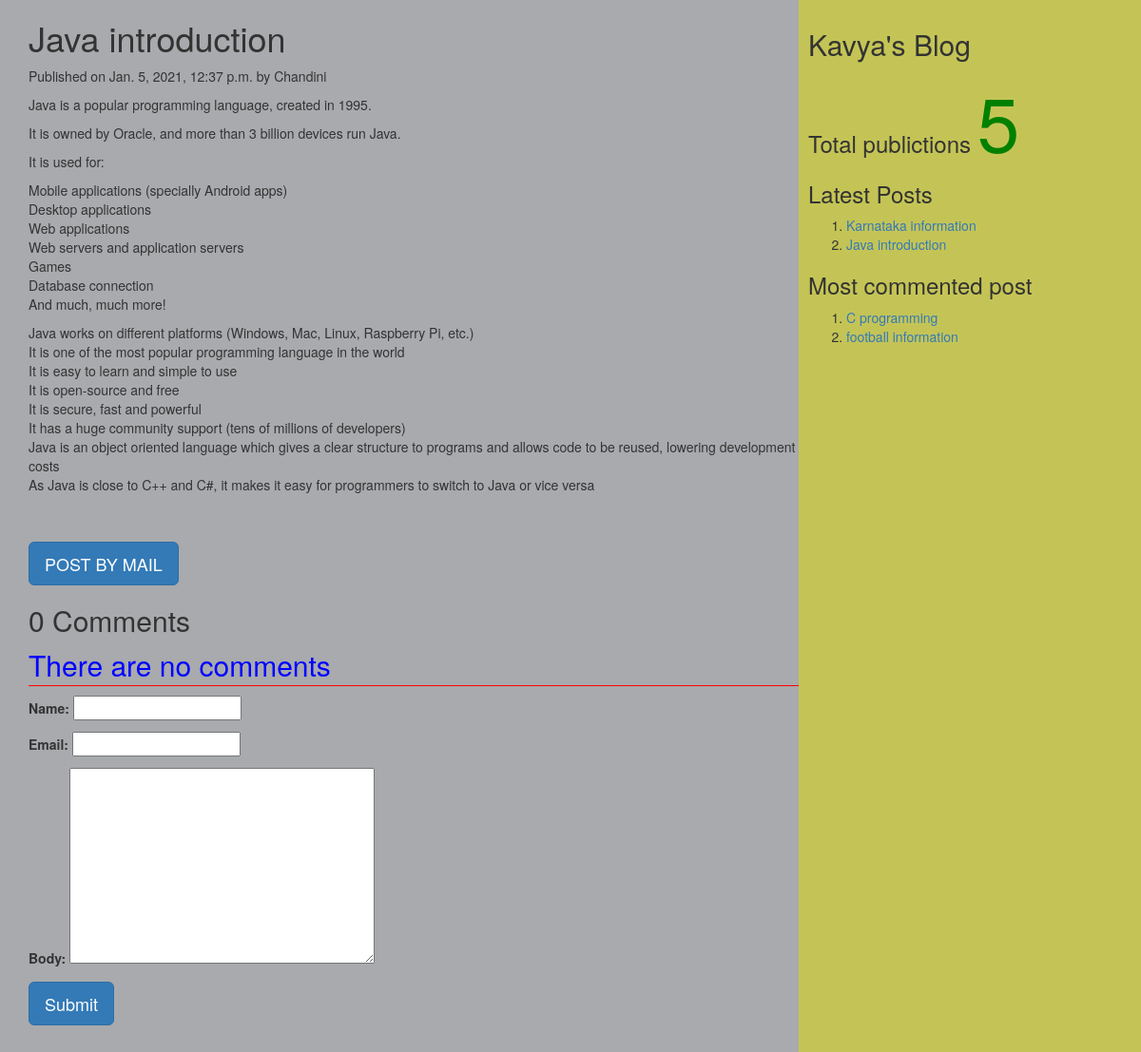
Screenshot of /2021/01/05/java-introduction with the database file from the repository.
### myApp/models.py (models this page shows, shortened)
class Post(models.Model):
    tags=TaggableManager()
    STATUS_CHOICES=(('draft','Draft'),('published','Published'))
    title=models.CharField(max_length=256)
    slug=models.SlugField(max_length=264,unique_for_date='publish')
    author=models.ForeignKey(User,related_name='blog_posts',on_delete=models.CASCADE)
    body=models.TextField()
    publish=models.DateTimeField(default=timezone.now)
    created=models.DateTimeField(auto_now_add=True)
    updated=models.DateTimeField(auto_now=True)
    status=models.CharField(max_length=10,choices=STATUS_CHOICES,default='draft')
    objects=CustomManager()
    class Meta:
        ordering=('-publish',)
    def get_absolute_url(self):
        return reverse('post_detail',args=[self.publish.year,self.publish.strftime('%m'),self.publish.strftime('%d'),self.slug])

### myApp/views.py (the view, shortened to what this page needs)
# urls.py: url(r'(?P<year>\d{4})/(?P<month>\d{2})/(?P<day>\d{2})/(?P<post>[-\w]+)',views.post_detail_view,name='post_detail'),
def post_detail_view(request,year,month,day,post):
    post=get_object_or_404(Post,slug=post,publish__year=year,publish__month=month,publish__day=day)
    comments=post.comments.filter(active=True)
    csubmit=False
    form=CommentForm()
    d={'post':post,'form':form,'csubmit':csubmit,'comments':comments}
    return render(request,'myApp/post_detail.html',d)

### myApp/forms.py
class CommentForm(forms.ModelForm):
    class Meta:
        model=Comment
        fields=('name','email','body')

### myApp/models.py (called while the page is built)
    def get_queryset(self):
        return super().get_queryset().filter(status='published')

### myApp/templatetags/mytags.py (called while the page is built)
@register.simple_tag
def total_posts():
    return Post.objects.count()

@register.inclusion_tag('myApp/latest_post.html')
def show_latest_posts(count=3):
    latest_posts=Post.objects.order_by('-publish')[:count]
    return {'latest_posts':latest_posts}

@register.simple_tag
def get_most_commented_posts(count=2):
    return Post.objects.annotate(total_comments=Count('comments')).order_by('-total_comments')[:count]

### templates/myApp/post_detail.html (shortened to what this page needs)
<html>
    {%extends 'myApp/parent.html'%}
        {%block content_block%}
        <h1>{{post.title}}</h1>
        <p>Published on {{post.publish}} by {{post.author|title}}</p>
        {{post.body|linebreaks}} <br><br>
        <a href="/{{post.id}}/share" class='btn btn-lg btn-primary'>POST BY MAIL</a>
        {%with comments.count as comments_count%}
        <h2>{{comments_count}} Comment{{comments_count|pluralize}}</h2>
        {%endwith%}
        {%if comments%}
         {%for c in comments%}
         <p>Comment {{forloop.counter}} by {{c.name}}</p>
        <div>{{c.body|linebreaks}}</div>
        <hr>
        {%endfor%}
        {%else%}
         <p style="color:blue;font-size:30px;font-style:bold;border-bottom:1px red solid;">There are no comments</p>
        {%endif%}
         {%if csubmit%}
         <h2>Thank you..Your comment has been added successfully!!</h2>
         {%else%}
         <form  method="post">
           {{form.as_p}}
           <input type="submit" class='btn btn-lg btn-primary' value="Submit">
         </form>
         {%endif%}
        {%endblock%}

### templates/myApp/parent.html (shortened to what this page needs)
<html>
{%load mytags%}
    <head>
        <link rel="stylesheet" href="https://maxcdn.bootstrapcdn.com/bootstrap/3.3.7/css/bootstrap.min.css">
    </head>
    <body>
        <div class="content" style="width:70%;float:left;background-color:a8aaad;height:300%;padding:0 0 0 30px">
              {%block content_block%}
              {%endblock%}
        </div>
        <div class="sidebar" style="width:30%;float:right;background-color:#c4c456;height:300%;padding:10px">
            <h2>Kavya's Blog</h2>
            <h3><h3>Total publictions
              <span style="color:green;font-size:80px">
              {%total_posts%}</span>
              <h3>Latest Posts</h3>
              {% show_latest_posts 2 %}
              <h3>Most commented post</h3>
              {%get_most_commented_posts as m%}
              <ol>
                {%for post in m%}
                <li><a href="{{post.get_absolute_url}}">{{post.title}}</a></li>
                {%endfor%}
              </ol>
            </h3>
        </div>
    </body>
</html>

### templates/myApp/latest_post.html
<!DOCTYPE html>
<html lang="en" dir="ltr">
  <body>
    <ol>
    {%for post in latest_posts%}
    <li><a href="{{post.get_absolute_url}}">{{post.title}}</a></li>
    {%endfor%}
    </ol>
  </body>
</html>

### rows the page displays
Post: title "Java introduction", publish "Jan. 5, 2021, 12:37 p.m.", author "Chandini", body "Java is a popular programming language, created in 1995. It is owned by Oracle, and more than 3 billion devices run Java. It is used for: Mobile applications (specially Android apps) Desktop applications Web applications Web servers and application servers Games Database connection And much, much more! Java works on different platforms (Windows, Mac, Linux, Raspberry Pi, etc.) It is one of the most popular programming language in the world It is easy to learn and simple to use It is open-source and free It is secure, fast and powerful It has a huge community support (tens of millions of developers) Java is an object oriented language which gives a clear structure to programs and allows code…"
Post: title "Karnataka information"
Post: title "C programming"
Post: title "football information"

### other values shown
{{ comments_count }} "0"
